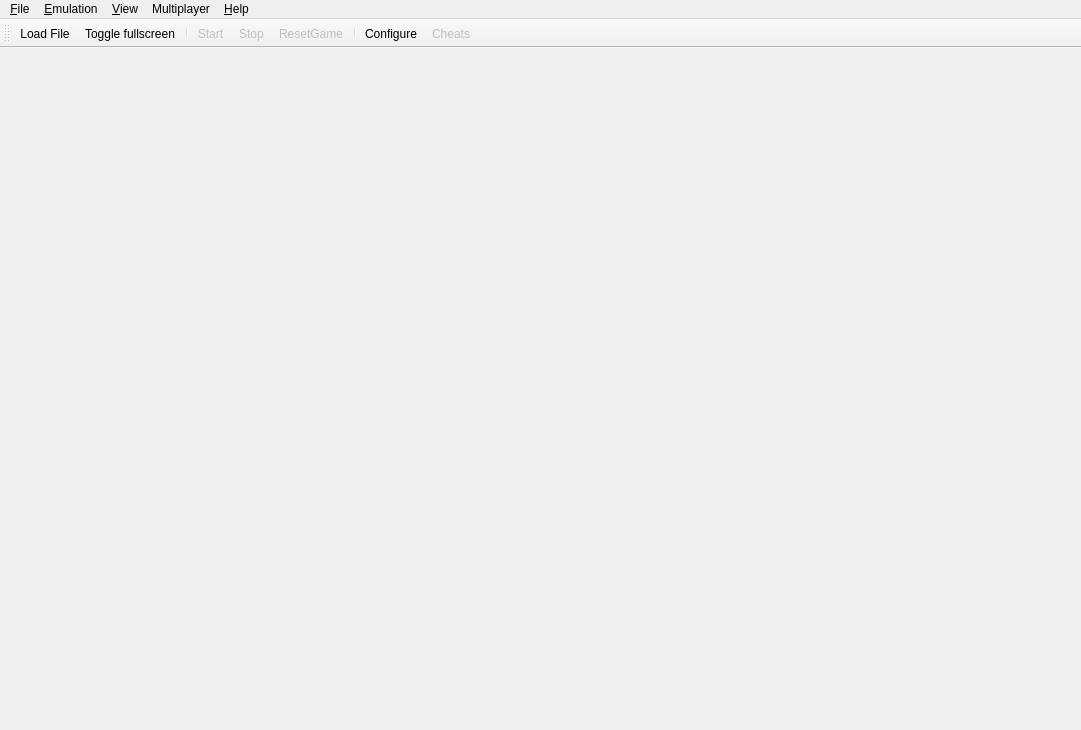
<?xml version="1.0" encoding="UTF-8"?>
<ui version="4.0">
 <class>MainWindow</class>
 <widget class="QMainWindow" name="MainWindow">
  <property name="geometry">
   <rect>
    <x>0</x>
    <y>0</y>
    <width>1081</width>
    <height>730</height>
   </rect>
  </property>
  <property name="windowTitle">
   <string>Citra</string>
  </property>
  <property name="windowIcon">
   <iconset>
    <normaloff>src/pcafe/res/icon3_64x64.ico</normaloff>src/pcafe/res/icon3_64x64.ico</iconset>
  </property>
  <property name="tabShape">
   <enum>QTabWidget::Rounded</enum>
  </property>
  <property name="dockNestingEnabled">
   <bool>true</bool>
  </property>
  <widget class="QWidget" name="centralwidget">
   <layout class="QHBoxLayout" name="horizontalLayout">
    <property name="leftMargin">
     <number>0</number>
    </property>
    <property name="topMargin">
     <number>0</number>
    </property>
    <property name="rightMargin">
     <number>0</number>
    </property>
    <property name="bottomMargin">
     <number>0</number>
    </property>
   </layout>
  </widget>
  <widget class="QMenuBar" name="menubar">
   <property name="geometry">
    <rect>
     <x>0</x>
     <y>0</y>
     <width>1081</width>
     <height>21</height>
    </rect>
   </property>
   <widget class="QMenu" name="menu_File">
    <property name="title">
     <string>&amp;File</string>
    </property>
    <widget class="QMenu" name="menu_recent_files">
     <property name="title">
      <string>Recent Files</string>
     </property>
    </widget>
    <addaction name="action_Load_File"/>
    <addaction name="action_Install_CIA"/>
    <addaction name="separator"/>
    <addaction name="action_Select_Game_List_Root"/>
    <addaction name="menu_recent_files"/>
    <widget class="QMenu" name="menu_Language">
     <property name="title">
      <string>Language</string>
     </property>
     <addaction name="action_Unload_Translation"/>
     <addaction name="separator"/>
     <addaction name="action_Load_Translation"/>
    </widget>
    <addaction name="menu_Language"/>
    <addaction name="separator"/>
    <addaction name="action_Exit"/>
   </widget>
   <widget class="QMenu" name="menu_Emulation">
    <property name="title">
     <string>&amp;Emulation</string>
    </property>
    <addaction name="action_Start"/>
    <addaction name="action_Pause"/>
    <addaction name="action_Stop"/>
    <addaction name="action_Reset"/>
    <addaction name="separator"/>
    <addaction name="action_Configure"/>
    <addaction name="action_Cheats"/>
   </widget>
   <widget class="QMenu" name="menu_View">
    <property name="title">
     <string>&amp;View</string>
    </property>
    <widget class="QMenu" name="menu_View_Debugging">
     <property name="title">
      <string>Debugging</string>
     </property>
     <addaction name="action_Create_Pica_Surface_Viewer"/>
     <addaction name="separator"/>
    </widget>
    <widget class="QMenu" name="menu_Screen_Layout">
     <property name="title">
      <string>Screen Layout</string>
     </property>
     <addaction name="action_Screen_Layout_Default"/>
     <addaction name="action_Screen_Layout_Single_Screen"/>
     <addaction name="action_Screen_Layout_Large_Screen"/>
     <addaction name="action_Screen_Layout_Side_by_Side"/>
     <addaction name="separator"/>
     <addaction name="action_Screen_Layout_Swap_Screens"/>
    </widget>
    <addaction name="action_Fullscreen"/>
    <addaction name="action_Single_Window_Mode"/>
    <addaction name="menu_Screen_Layout"/>
    <addaction name="separator"/>
    <addaction name="action_Display_Dock_Widget_Headers"/>
    <addaction name="action_Show_Filter_Bar"/>
    <addaction name="action_Show_Status_Bar"/>
    <addaction name="action_Show_Toolbar"/>
    <addaction name="separator"/>
    <addaction name="menu_View_Debugging"/>
   </widget>
   <widget class="QMenu" name="menu_Multiplayer">
    <property name="enabled">
     <bool>true</bool>
    </property>
    <property name="title">
     <string>Multiplayer</string>
    </property>
    <addaction name="action_View_Lobby"/>
    <addaction name="action_Start_Room"/>
    <addaction name="action_Stop_Room"/>
    <addaction name="action_Connect_To_Room"/>
    <addaction name="separator"/>
    <addaction name="action_Chat"/>
   </widget>
   <widget class="QMenu" name="menu_Help">
    <property name="title">
     <string>&amp;Help</string>
    </property>
    <addaction name="action_Check_For_Updates"/>
    <addaction name="action_Open_Maintenance_Tool"/>
    <addaction name="separator"/>
    <addaction name="action_Report_Compatibility"/>
    <addaction name="separator"/>
    <addaction name="action_FAQ"/>
    <addaction name="action_About"/>
   </widget>
   <addaction name="menu_File"/>
   <addaction name="menu_Emulation"/>
   <addaction name="menu_View"/>
   <addaction name="menu_Multiplayer"/>
   <addaction name="menu_Help"/>
  </widget>
    <widget class="QToolBar" name="toolbar">
      <property name="enabled">
        <bool>true</bool>
      </property>
      <property name="windowTitle">
        <string>Toolbar</string>
      </property>
      <property name="iconSize">
        <size>
          <width>35</width>
          <height>30</height>
        </size>
      </property>
      <property name="floatable">
        <bool>false</bool>
      </property>
      <attribute name="toolBarArea">
        <enum>TopToolBarArea</enum>
      </attribute>
      <attribute name="toolBarBreak">
        <bool>false</bool>
      </attribute>
      <addaction name="action_Toolbar_Load_File"/>
      <addaction name="action_Toolbar_Toggle_Fullscreen"/>
      <addaction name="separator"/>
      <addaction name="action_Toolbar_Start_Pause"/>
      <addaction name="action_Toolbar_Stop"/>
      <addaction name="action_Toolbar_Reset"/>
      <addaction name="separator"/>
      <addaction name="action_Toolbar_Configure"/>
      <addaction name="action_Toolbar_Cheats"/>
    </widget>
  <action name="action_Load_File">
   <property name="text">
    <string>Load File...</string>
   </property>
  </action>
  <action name="action_Install_CIA">
   <property name="text">
    <string>Install CIA...</string>
   </property>
  </action>
  <action name="action_Load_Symbol_Map">
   <property name="text">
    <string>Load Symbol Map...</string>
   </property>
  </action>
  <action name="action_Exit">
   <property name="text">
    <string>E&amp;xit</string>
   </property>
  </action>
  <action name="action_Start">
   <property name="enabled">
    <bool>false</bool>
   </property>
   <property name="text">
    <string>&amp;Start</string>
   </property>
  </action>
  <action name="action_Pause">
   <property name="enabled">
    <bool>false</bool>
   </property>
   <property name="text">
    <string>&amp;Pause</string>
   </property>
  </action>
  <action name="action_Stop">
   <property name="enabled">
    <bool>false</bool>
   </property>
   <property name="text">
    <string>&amp;Stop</string>
   </property>
  </action>
  <action name="action_Reset">
   <property name="enabled">
    <bool>false</bool>
   </property>
   <property name="text">
    <string>&amp;Reset</string>
   </property>
  </action>
  <action name="action_FAQ">
   <property name="text">
    <string>FAQ</string>
   </property>
  </action>
  <action name="action_About">
   <property name="text">
    <string>About Citra</string>
   </property>
  </action>
  <action name="action_Single_Window_Mode">
   <property name="checkable">
    <bool>true</bool>
   </property>
   <property name="text">
    <string>Single Window Mode</string>
   </property>
  </action>
  <action name="action_Configure">
   <property name="text">
    <string>Configure...</string>
   </property>
  </action>
   <action name="action_Cheats">
     <property name="text">
       <string>Cheats ...</string>
     </property>
   </action>
  <action name="action_Display_Dock_Widget_Headers">
   <property name="checkable">
    <bool>true</bool>
   </property>
   <property name="text">
    <string>Display Dock Widget Headers</string>
   </property>
  </action>
  <action name="action_Show_Filter_Bar">
   <property name="checkable">
    <bool>true</bool>
   </property>
   <property name="text">
    <string>Show Filter Bar</string>
   </property>
  </action>
  <action name="action_Show_Status_Bar">
   <property name="checkable">
    <bool>true</bool>
   </property>
   <property name="text">
    <string>Show Status Bar</string>
   </property>
  </action>
  <action name="action_Show_Toolbar">
   <property name="checkable">
    <bool>true</bool>
   </property>
   <property name="text">
    <string>Show Tool Bar</string>
   </property>
  </action>
  <action name="action_Select_Game_List_Root">
   <property name="text">
    <string>Select Game Directory...</string>
   </property>
   <property name="toolTip">
    <string>Selects a folder to display in the game list</string>
   </property>
  </action>
  <action name="action_Create_Pica_Surface_Viewer">
   <property name="text">
    <string>Create Pica Surface Viewer</string>
   </property>
  </action>
  <action name="action_View_Lobby">
   <property name="enabled">
    <bool>true</bool>
   </property>
   <property name="text">
    <string>Browse Public Game Lobby</string>
   </property>
  </action>
  <action name="action_Start_Room">
   <property name="enabled">
    <bool>true</bool>
   </property>
   <property name="text">
    <string>Create Room</string>
   </property>
  </action>
  <action name="action_Stop_Room">
   <property name="enabled">
    <bool>false</bool>
   </property>
   <property name="text">
    <string>Close Room</string>
   </property>
  </action>
  <action name="action_Connect_To_Room">
   <property name="text">
    <string>Direct Connect to Room</string>
   </property>
  </action>
  <action name="action_Chat">
   <property name="enabled">
    <bool>false</bool>
   </property>
   <property name="text">
    <string>Current Room</string>
   </property>
  </action>
  <action name="action_Unload_Translation">
   <property name="text">
    <string>English</string>
   </property>
  </action>
  <action name="action_Load_Translation">
   <property name="text">
    <string>Load Translation File...</string>
   </property>
  </action>
  <action name="action_Fullscreen">
   <property name="checkable">
    <bool>true</bool>
   </property>
   <property name="text">
    <string>Fullscreen</string>
   </property>
  </action>
    <action name="action_Toolbar_Load_File">
      <property name="icon">
        <iconset resource="../../dist/toolbar_icons/toolbar_icons.qrc">
          <normaloff>:/toolbar_icons/rc/load_file.png</normaloff>:/toolbar_icons/rc/load_file.png
        </iconset>
      </property>
      <property name="text">
        <string>Load File...</string>
      </property>
      <property name="toolTip">
        <string>Load File </string>
      </property>
    </action>
    <action name="action_Toolbar_Toggle_Fullscreen">
      <property name="icon">
        <iconset resource="../../dist/toolbar_icons/toolbar_icons.qrc">
          <normaloff>:/toolbar_icons/rc/fullscreen.png</normaloff>:/toolbar_icons/rc/fullscreen.png
        </iconset>
      </property>
      <property name="text">
        <string>Toggle fullscreen</string>
      </property>
      <property name="toolTip">
        <string>Toggle fullscreen</string>
      </property>
    </action>
    <action name="action_Toolbar_Start_Pause">
      <property name="enabled">
        <bool>false</bool>
      </property>
      <property name="icon">
        <iconset resource="../../dist/toolbar_icons/toolbar_icons.qrc">
          <normaloff>:/toolbar_icons/rc/start.png</normaloff>:/toolbar_icons/rc/start.png
        </iconset>
      </property>
      <property name="text">
        <string>Start</string>
      </property>
      <property name="toolTip">
        <string>Start emulation</string>
      </property>
    </action>
    <action name="action_Toolbar_Stop">
      <property name="enabled">
        <bool>false</bool>
      </property>
      <property name="icon">
        <iconset resource="../../dist/toolbar_icons/toolbar_icons.qrc">
          <normaloff>:/toolbar_icons/rc/stop.png</normaloff>:/toolbar_icons/rc/stop.png
        </iconset>
      </property>
      <property name="text">
        <string>Stop</string>
      </property>
      <property name="toolTip">
        <string>Stop emulation</string>
      </property>
    </action>
    <action name="action_Toolbar_Reset">
      <property name="enabled">
        <bool>false</bool>
      </property>
      <property name="icon">
        <iconset resource="../../dist/toolbar_icons/toolbar_icons.qrc">
          <normaloff>:/toolbar_icons/rc/reset.png</normaloff>:/toolbar_icons/rc/reset.png
        </iconset>
      </property>
      <property name="text">
        <string>ResetGame</string>
      </property>
      <property name="toolTip">
        <string>Reset Game</string>
      </property>
    </action>
    <action name="action_Toolbar_Configure">
      <property name="enabled">
        <bool>true</bool>
      </property>
      <property name="icon">
        <iconset resource="../../dist/toolbar_icons/toolbar_icons.qrc">
          <normaloff>:/toolbar_icons/rc/configure.png</normaloff>:/toolbar_icons/rc/configure.png
        </iconset>
      </property>
      <property name="text">
        <string>Configure</string>
      </property>
      <property name="toolTip">
        <string>Configure</string>
      </property>
    </action>
    <action name="action_Toolbar_Cheats">
      <property name="enabled">
        <bool>false</bool>
      </property>
      <property name="icon">
        <iconset resource="../../dist/toolbar_icons/toolbar_icons.qrc">
          <normaloff>:/toolbar_icons/rc/cheats.png</normaloff>:/toolbar_icons/rc/cheats.png
        </iconset>
      </property>
      <property name="text">
        <string>Cheats</string>
      </property>
      <property name="toolTip">
        <string>Cheats</string>
      </property>
    </action>
  <action name="action_Open_Maintenance_Tool">
   <property name="text">
    <string>Modify Citra Install</string>
   </property>
   <property name="toolTip">
    <string>Opens the maintenance tool to modify your Citra installation</string>
   </property>
  </action>
  <action name="action_Screen_Layout_Default">
   <property name="checkable">
    <bool>true</bool>
   </property>
   <property name="text">
    <string>Default</string>
   </property>
  </action>
  <action name="action_Screen_Layout_Single_Screen">
   <property name="checkable">
    <bool>true</bool>
   </property>
   <property name="text">
    <string>Single Screen</string>
   </property>
  </action>
  <action name="action_Screen_Layout_Large_Screen">
   <property name="checkable">
    <bool>true</bool>
   </property>
   <property name="text">
    <string>Large Screen</string>
   </property>
  </action>
  <action name="action_Screen_Layout_Side_by_Side">
   <property name="checkable">
    <bool>true</bool>
   </property>
   <property name="text">
    <string>Side by Side</string>
   </property>
  </action>
  <action name="action_Screen_Layout_Swap_Screens">
   <property name="checkable">
    <bool>true</bool>
   </property>
   <property name="text">
    <string>Swap Screens</string>
   </property>
  </action>
  <action name="action_Check_For_Updates">
   <property name="text">
    <string>Check for Updates</string>
   </property>
  </action>
  <action name="action_Report_Compatibility">
   <property name="enabled">
    <bool>false</bool>
   </property>
   <property name="text">
    <string>Report Compatibility</string>
   </property>
   <property name="visible">
    <bool>false</bool>
   </property>
  </action>
 </widget>
 <resources>
  <include location="../../dist/toolbar_icons/toolbar_icons.qrc"/>
 </resources>
 <connections/>
</ui>
